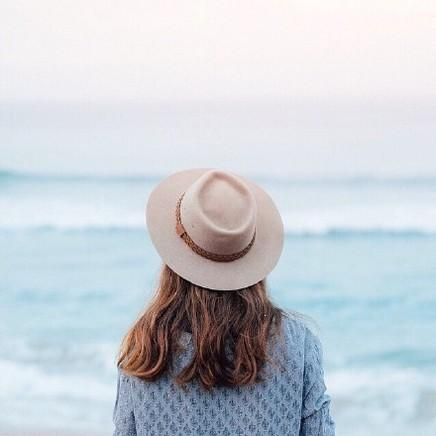
#> input picture OpenCV4/girl.jpg, 436 x 436 px
$ python ImageTest.py
#> lines starting #> are read from the running program, lines starting #| are printed output that depends on the picture
import numpy as np
import cv2 as cv

# 加载一个图片，第二个参数加载图片类型:
#    cv.IMREAD_COLOR : 1  Loads a color image. Any transparency of image will be neglected. It is the default flag.
#    cv.IMREAD_GRAYSCALE : 0  Loads image in grayscale mode
#    cv.IMREAD_UNCHANGED : -1 Loads image as such including alpha channel
#    Instead of these three flags, you can simply pass integers 1, 0 or -1 respectively.

img = cv.imread("girl.jpg",0)
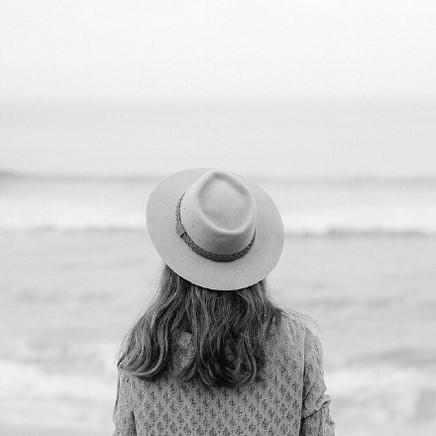
#> img: shape (436, 436); min 0, max 253, mean 205.2
# 展示，参数: 窗口名字，图片文件
# cv.imshow("image", img)

# 当已经创建了一个窗口，之后加载一个图片，第二个参数觉得你是否重新设置window的大小，默认为cv.WINDOW_AUTOSIZE.
# cv.namedWindow("image", cv.WINDOW_NORMAL)

# 保存一个图片
# cv.imwrite("mess_gray.png",img)

# 通过输入按键，执行
#If you are using a 64-bit machine, you will have to modify k = cv.waitKey(0) line
#   as follows : k = cv.waitKey(0) & 0xFF
'''
k = cv.waitKey(0) & 0xFF
if k == 27 :    # wait for ESC key to exit
    cv.destroyAllWindows()
elif k == ord('s'): # wait for 's' key to save and exit
    cv.imwrite('mess.png',img)
    cv.destroyAllWindows()
'''

# 停留时间 默认: 毫秒，0为不关闭
# cv.waitKey(2000)
# 关闭我们创建的窗口
# cv.destroyWindow()
# 关闭我们创建的所有窗口
# cv.destroyAllWindows()


# Using Matplotlib
# Color image loaded by OpenCV is in BGR mode. But Matplotlib displays in RGB mode.
# So color images will not be displayed correctly in Matplotlib if image is read with OpenCV.
from matplotlib import pyplot as plt
# img = cv.imread("girl.jpg",0)
img = cv.imread("girl.jpg",1)
#> img is the input picture: shape (436, 436, 3); mean B, G, R 213.1, 206.1, 200.3
# 将BGR转为RGB
img = cv.cvtColor(img, cv.COLOR_BGR2RGB)

plt.imshow(img, cmap="gray", interpolation="bicubic")
plt.xticks([]),plt.yticks([])   # to hide tick values on X and Y axis
plt.show()
